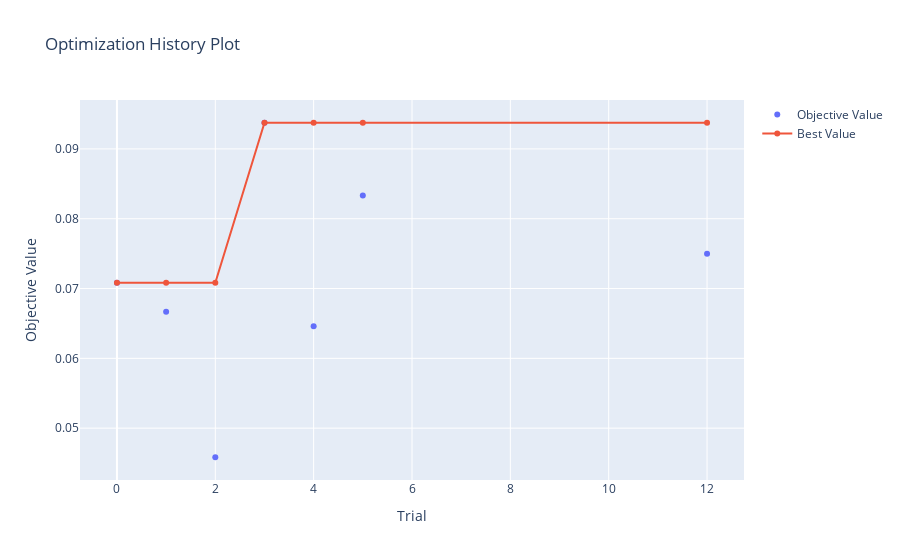

Notebook code for this chart:
### Code cell
optuna.visualization.plot_optimization_history(study)

### Figure 1 — Plotly figure (JSON) as saved in the notebook; plotly's stock layout.template omitted (floating-point values rounded to 4 significant figures)
{"data": [{"mode": "markers", "name": "Objective Value", "type": "scatter", "x": [0, 1, 2, 3, 4, 5, 12], "y": [0.07083, 0.06667, 0.04583, 0.09375, 0.06458, 0.08333, 0.075]}, {"name": "Best Value", "type": "scatter", "x": [0, 1, 2, 3, 4, 5, 12], "y": [0.07083, 0.07083, 0.07083, 0.09375, 0.09375, 0.09375, 0.09375]}], "layout": {"title": {"text": "Optimization History Plot"}, "xaxis": {"title": {"text": "Trial"}}, "yaxis": {"title": {"text": "Objective Value"}}}}
